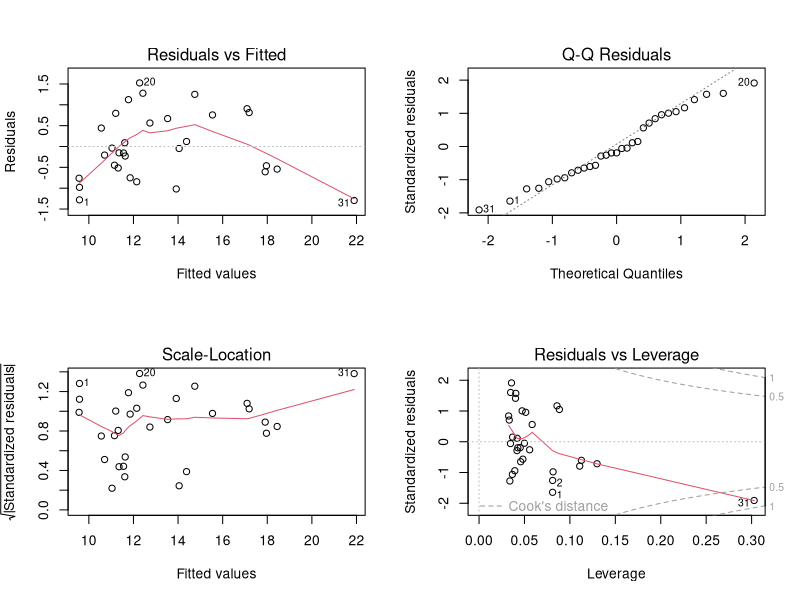
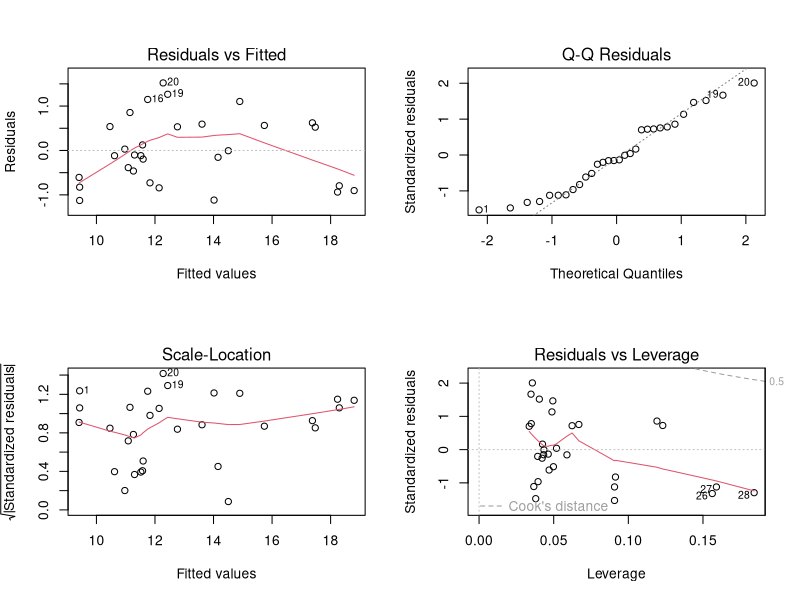
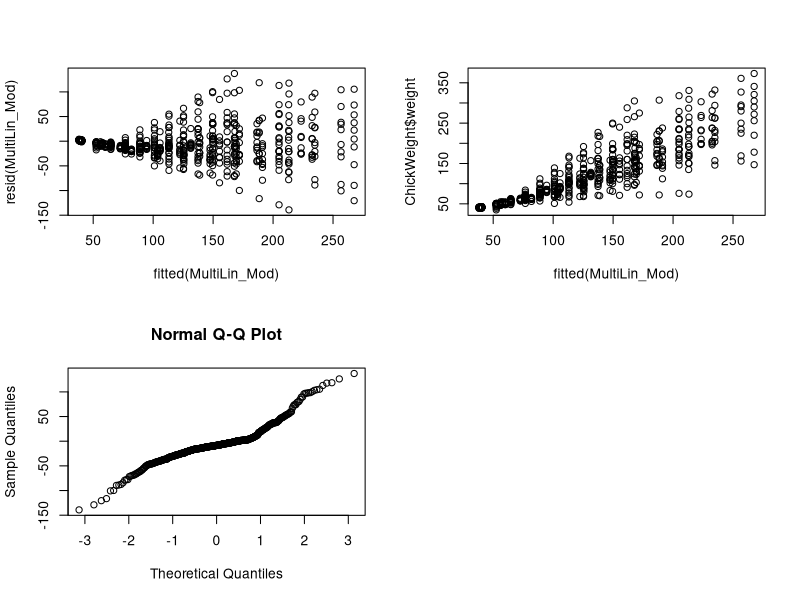
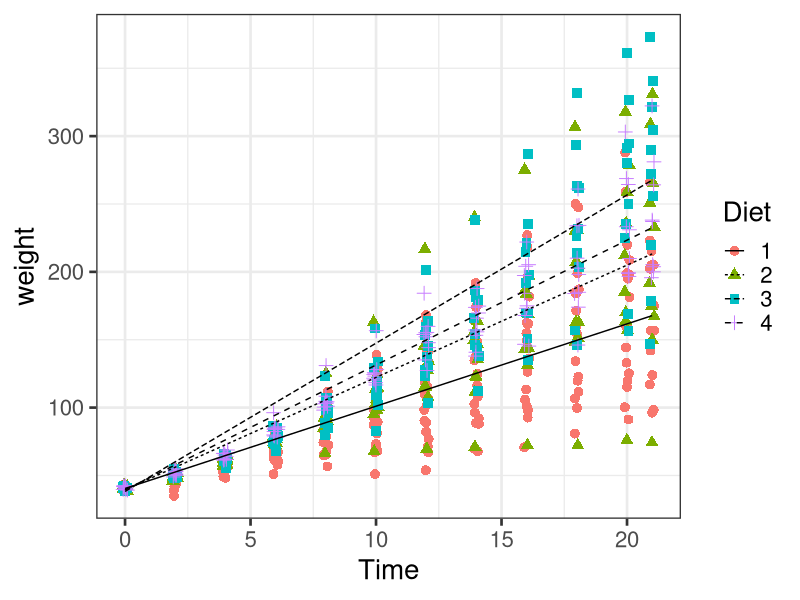
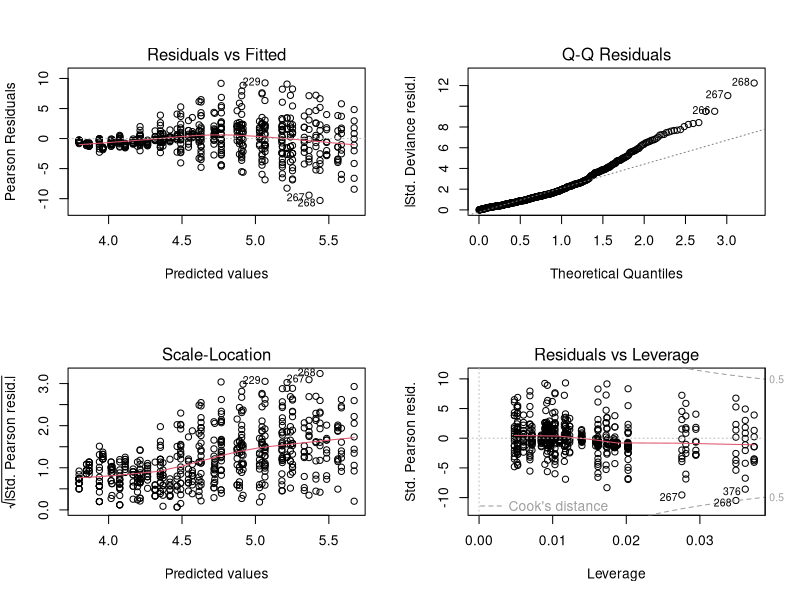

Reproduce these figures in R, in order.
## ---- chunk 1
options(scipen=1, digits=4)
knitr::opts_chunk$set(echo = TRUE, message = FALSE, warning = FALSE, cache = TRUE, cache.lazy=TRUE, tidy.opts=list(width.cutoff=50),tidy=FALSE, fig.height=8, digits=4)
## ---- chunk 2
# measures of Diameter (labelled as Girth), Height, and Volume of Timber
data("trees")
head(trees) 
## ---- chunk 3
SingleLin_Mod <- with(trees, lm(Girth ~ Volume))
par(mfrow=c(2,2))
plot(SingleLin_Mod)
## ---- chunk 4
trees <- trees[-31,] # removing the influential otulier in row 31
SingleLin_Mod <- with(trees, lm(Girth ~ Volume))
par(mfrow=c(2,2))
plot(SingleLin_Mod)
## ---- chunk 5
summary(SingleLin_Mod)
## ---- chunk 6
# measures of Weight, Diet, Time, and Chicks
data("ChickWeight")
head(ChickWeight) 
## ---- chunk 7
library(nlme)
MultiLin_Base <- lme(weight ~ Time*Diet, # weight as an interaction of time and diet
                     random = ~+1|Chick, # random effect of Chick
                     data = ChickWeight)
## ---- chunk 8
MultiLin_Mod <- lme(weight ~ Time*Diet, random = ~+1|Chick, 
                    cor=corAR1(), # adding autocorrelation structure since we have repeated measures
                    data = ChickWeight)
## ---- chunk 9
anova(MultiLin_Base, MultiLin_Mod) # second model is better
## ---- chunk 10
anova(MultiLin_Mod) # all parameters should be kept
## ---- chunk 11
par(mfrow=c(2,2))
plot(fitted(MultiLin_Mod), resid(MultiLin_Mod)) # values around 0 -> good
plot(fitted(MultiLin_Mod), ChickWeight$weight) # pattern fuzzy, but linear -> good
qqnorm(resid(MultiLin_Mod)) # residuals are not normal dsitributed -> bad
## ---- chunk 12
summary(MultiLin_Mod)
## ---- chunk 13
library(ggplot2)
ChickWeight$fit <- predict(MultiLin_Mod, level=0)
ggplot(ChickWeight, aes(Time, weight)) + 
  geom_jitter(aes(colour=Diet, shape=Diet), width=0.1, size=3) + 
  theme_bw(base_size=20) + 
  geom_line(aes(y=fit, lty=Diet))
## ---- chunk 14
data("ChickWeight")
head(ChickWeight)
## ---- chunk 15
GeneralLin_Mod <- glm(weight ~ Time*Diet, family = poisson, data = ChickWeight)
par(mfrow=c(2,2))
plot(GeneralLin_Mod)
## ---- chunk 16
summary(GeneralLin_Mod)
